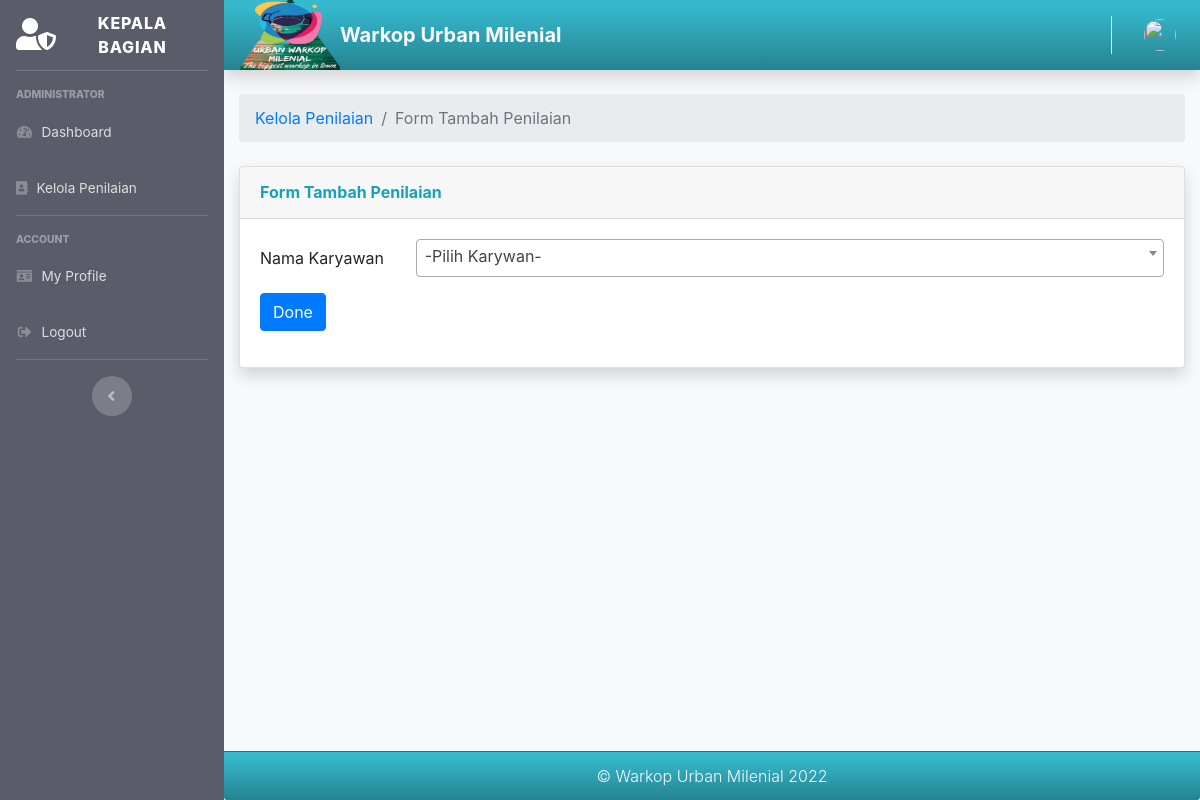
The app's page /Kepala_bagian/tambah_penilaian, older data.
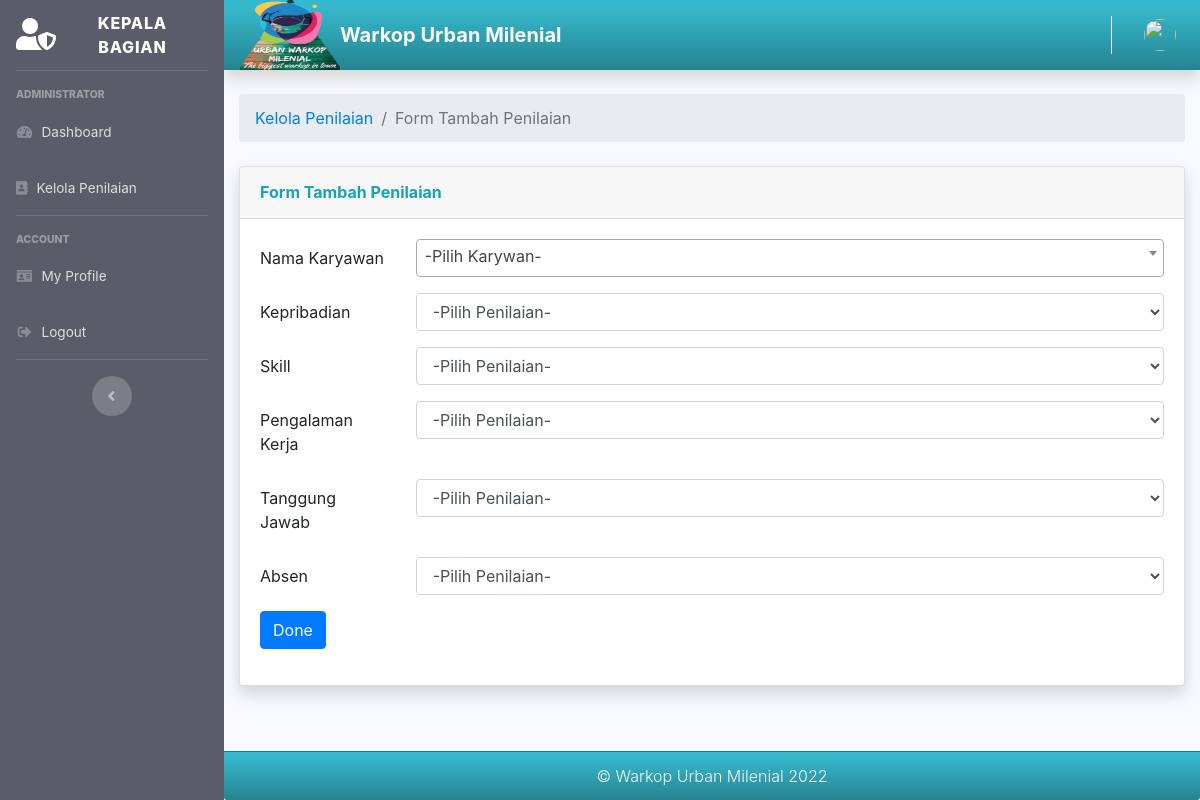
The same page, newer data.
### tables this page shows
CREATE TABLE `tb_kriteria` (
  `id_kriteria` int(11) NOT NULL,
  `nama_kriteria` varchar(50) NOT NULL,
  `bobot_kriteria` double NOT NULL,
  `jenis_kriteria` varchar(15) NOT NULL,
  `tahun` varchar(4) NOT NULL
);

### application/controllers/Kepala_bagian.php (called while the page is built, shortened)
<?php
class Kepala_bagian extends CI_Controller
{
    public function __construct()
    {
        $this->load->model('Kriteria_model');
        $this->load->model('Kabag_model');
        $this->load->model('Karyawan_model');
        $this->load->model('Penilaian_model');
        $this->load->model('Peringkat_model');
    }
    public function tambah_penilaian()
    {
        $data['departemen'] = $this->Kabag_model->getDepartemenKabag($this->session->userdata('role_id'));
        $data['user'] = $this->db->get_where('user', ['email' => $this->session->userdata('email')])->row_array();
        $data['title'] = 'Tambah Penilaian';
        $data['karyawan'] = $this->Karyawan_model->getDataKaryawanBelum($data['departemen']);
        $data['kriteria'] = $this->Kriteria_model->getKriteria();
        $this->load->view('templates/kabag_header', $data);
        $this->load->view('templates/kabag_sidebar', $data);
        $this->load->view('templates/kabag_topbar', $data);
        $this->load->view('kepala_bagian/tambah_penilaian', $data);
        $this->load->view('templates/kabag_footer', $data);
    }
}

### index.php (called while the page is built, shortened)
<?php
require_once BASEPATH.'core/CodeIgniter.php';

### application/models/Kriteria_model.php (called while the page is built, shortened)
<?php
class Kriteria_model extends CI_Model
{
  public function getKriteria()
  {
    $this->db->select('*')
      ->from('tb_kriteria')
      ->where('tahun', date('Y'))
      ->order_by('jenis_kriteria', 'ASC')
      ->order_by('id_kriteria', 'ASC');
    $query = $this->db->get();
    return $query->result_array();
  }
  public function getSubKriteria($id_kriteria)
  {
    $this->db->select('*')
      ->from('tb_sub_kriteria')
      ->where('id_kriteria', $id_kriteria);
    $query = $this->db->get();
    return $query->result_array();
  }
}

### application/views/kepala_bagian/tambah_penilaian.php (the view, shortened to what this page needs)
<div class="container-fluid">
    <nav aria-label="breadcrumb">
        <ol class="breadcrumb">
            <li class="breadcrumb-item"><a href="<?= base_url(); ?>kepala_bagian/kelola_penilaian">Kelola Penilaian</a></li>
            <li class="breadcrumb-item active" aria-current="page">Form Tambah Penilaian</li>
        </ol>
    </nav>
    <div class="card shadow mb-4">
        <div class="card-header py-3">
            <h6 class="m-0 font-weight-bold text-info"> Form Tambah Penilaian</h6>
        </div>
        <div class="card-body">
            <form action="<?= base_url('kepala_bagian/submit_penilaian'); ?>" method="post">
                <div class="form-group row">
                    <label for="nama_karyawan" class="col-sm-2 col-form-label">Nama Karyawan</label>
                    <div class="col-sm-10">
                    </div>
                </div>
                <?php foreach ($kriteria as $d) :?>
                    <div class="form-group row">
                        <label for="posisi" class="col-sm-2 col-form-label"><?= $d['nama_kriteria'] ;?></label>
                        <div class="col-sm-10">
                            <select class="form-control" name="id_sub_kriteria[]" required>
                                <option value="" selected disabled>-Pilih Penilaian-</option>
                            </select>
                        </div>
                    </div>
                <?php  endforeach;?>
                <div class="form-group row">
                    <div class="col-sm-10">
                        <button type="submit" class="btn btn-primary">Done</button>
                    </div>
                </div>
            </form>
        </div>
    </div>
</div>
</div>

Row changes from the older to the newer data that the page shows:
added tb_kriteria: nama_kriteria "Kepribadian"
added tb_kriteria: nama_kriteria "Skill"
added tb_kriteria: nama_kriteria "Pengalaman Kerja"
added tb_kriteria: nama_kriteria "Tanggung Jawab"
added tb_kriteria: nama_kriteria "Absen"
